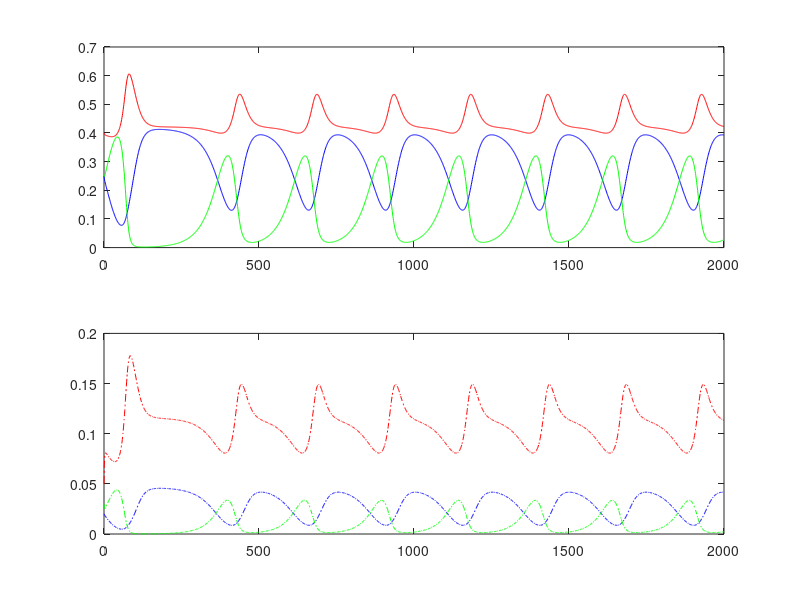

Source code (MATLAB):

% This code simulates cross-feeding model with three species. 
% For equation and network diagram, see Figure4 and Supplementary Method.
% For integration scheme, see 'ode45' function for description.
% It is used to generate the plot in Figure S2B, S3C, S2D.
% WHLin, 2020 Jun

Tstep = 1;        
Tmax = 2000;

Km = 0.1;         % Km parameter
r = [1 1 1];      % nature growth rate

a = [0.536 0.486 0.214; 0.266 0.055 0.763; 0.774 0.654 0.182];  % competition matrix
b = [0.2 0.2 0.2];                                              % metabolite secretion rate
c = [0 0.044 0.098; 0.251 0 0.212; 0.436 0.426 0];              % cross-feeding matrix

yini = [0.25 0.25 0.4 0.02 0.03 0.05]'; % initial condition

% ================================================== %

Jr1 = @(y) r(1)* y(1);
Jr2 = @(y) r(2)* y(2);
Jr3 = @(y) r(3)* y(3);

yv = @(y) [y(1) y(2) y(3)]';

J1 = @(y) Jr1(y) * ( 1 - a(1,:) * yv(y) ) ;
J2 = @(y) Jr2(y) * ( 1 - a(2,:) * yv(y) ) ;
J3 = @(y) Jr3(y) * ( 1 - a(3,:) * yv(y) ) ;

% Secretoty fluxes

J4 = @(y) b(1) * y(1);
J5 = @(y) b(2) * y(2);
J6 = @(y) b(3) * y(3);

% Cross-feeding flux

W12 = @(y) c(1,2) * y(1) * ( y(5)/(Km + y(5)) );
W13 = @(y) c(1,3) * y(1) * ( y(6)/(Km + y(6)) );

W21 = @(y) c(2,1) * y(2) * ( y(4)/(Km + y(4)) );
W23 = @(y) c(2,3) * y(2) * ( y(6)/(Km + y(6)) );

W31 = @(y) c(3,1) * y(3) * ( y(4)/(Km + y(4)) );
W32 = @(y) c(3,2) * y(3) * ( y(5)/(Km + y(5)) );


%

F1 = @(y) J1(y) - J4(y) + W12(y) + W13(y);
F2 = @(y) J2(y) - J5(y) + W21(y) + W23(y);
F3 = @(y) J3(y) - J6(y) + W31(y) + W32(y);

F4 = @(y) J4(y) - W21(y) - W31(y);
F5 = @(y) J5(y) - W12(y) - W32(y);
F6 = @(y) J6(y) - W13(y) - W23(y);

F = @(y) [F1(y) F2(y) F3(y) F4(y) F5(y) F6(y)]';
mu = @(y) sum(F(y));

% Project to the simplex space
G = @(t,y) F(y) - mu(y).*y;

% Normalizing initial condition
yini = yini/sum(yini);

% Numerical integartion
optA = odeset('RelTol', 10^(-5),'AbsTol', 10^(-5));
[t_sol, y_sol] = ode45(G, [0:Tstep:Tmax], yini, optA);


% Data visualization

figure;  
subplot(211);
plot(t_sol, y_sol(:,1), 'b-'); hold on;
plot(t_sol, y_sol(:,2), 'g-'); hold on;
plot(t_sol, y_sol(:,3), 'r-'); hold off;

subplot(212);
plot(t_sol, y_sol(:,4), 'b-.'); hold on;
plot(t_sol, y_sol(:,5), 'g-.'); hold on;
plot(t_sol, y_sol(:,6), 'r-.'); hold off;


